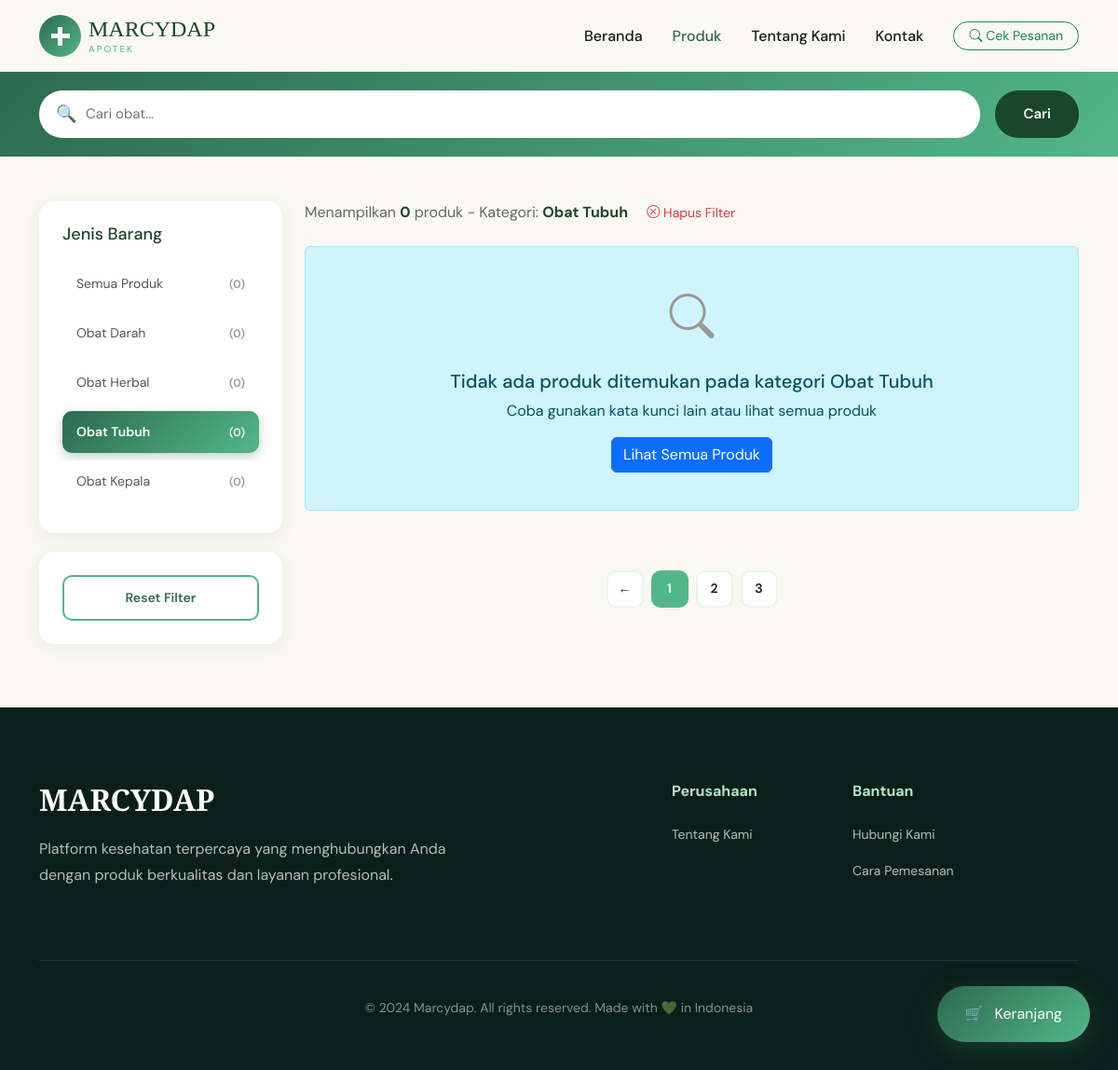
The page /main/produk.php?jenis=tubuh on the database as committed earlier.
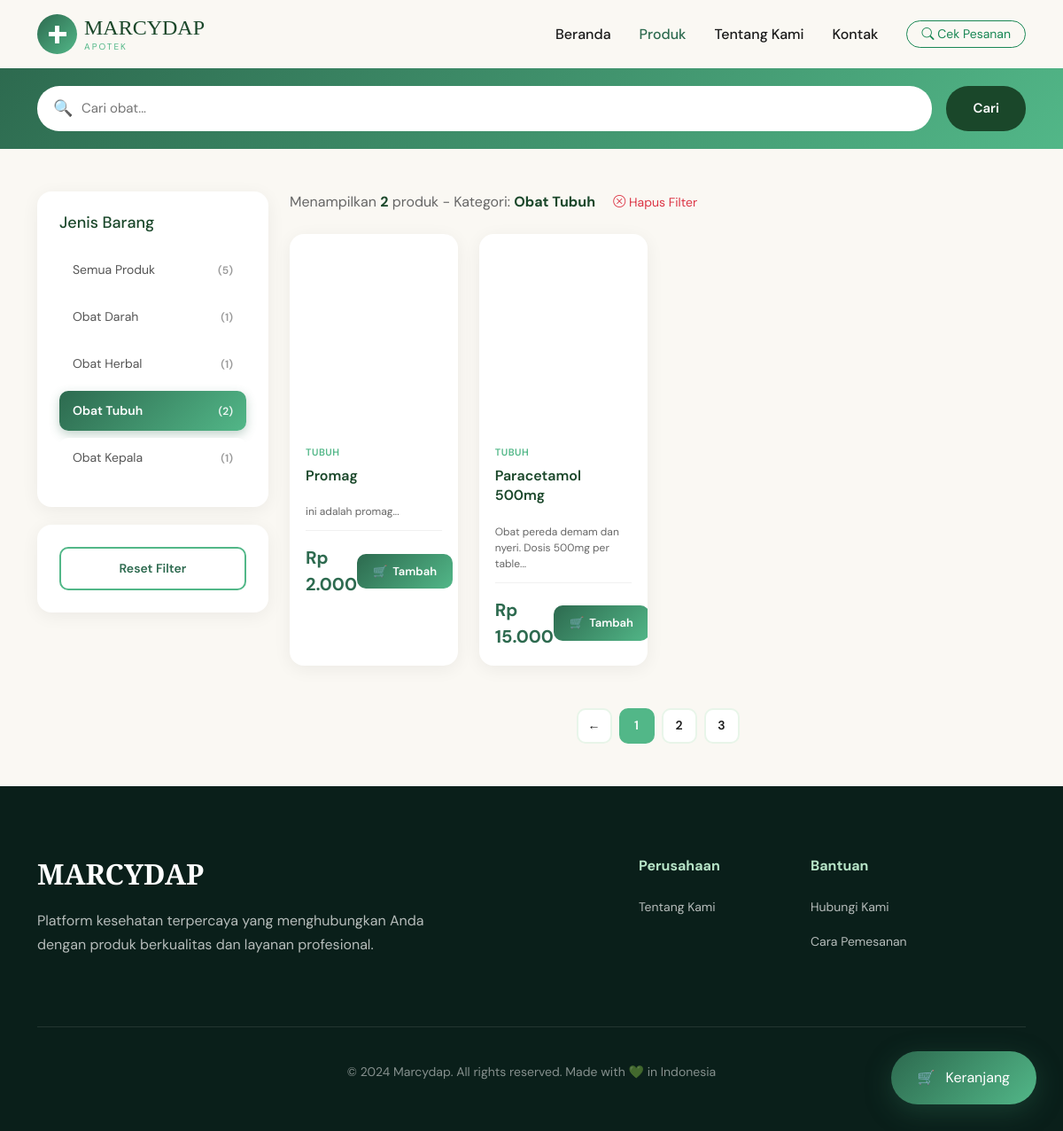
The same page on the database as committed later.
### tables this page shows
CREATE TABLE `barang` (
  `id_barang` int NOT NULL,
  `nama_barang` varchar(50) NOT NULL,
  `jenis_barang` enum('darah','herbal','kepala','tubuh') NOT NULL,
  `harga` varchar(100) NOT NULL,
  `deskripsi` text NOT NULL,
  `gambar` varchar(255) NOT NULL
);

### main/components/product-card.php (the view, shortened to what the changed rows need)
<?php
$harga_format = number_format($product['harga'], 0, ',', '.');
$gambar_src = '';
if (!empty($product['gambar'])) {
    $gambar_src = $product['gambar'];
}
?>
<div class="product-card">
    <a href="detail_produk.php?id=<?php echo $product['id_barang']; ?>" class="product-image-link">
        <div class="product-image" style="<?php if (!empty($gambar_src)) echo 'background-image: url(' . $gambar_src . '); background-size: cover; background-position: center;'; ?>">
        </div>
    </a>
    <div class="product-content">
        <div class="product-category"><?php echo htmlspecialchars($product['jenis_barang']); ?></div>
        <a href="detail_produk.php?id=<?php echo $product['id_barang']; ?>" class="product-title-link">
            <h3 class="product-title"><?php echo htmlspecialchars($product['nama_barang']); ?></h3>
        </a>
        <div class="product-meta">
            <span><?php echo substr(htmlspecialchars($product['deskripsi']), 0, 50); ?>...</span>
        </div>
        <div class="product-footer">
            <div>
                <span class="price-current">Rp <?php echo $harga_format; ?></span>
            </div>
            <form method="POST" style="margin:0;">
                <button type="submit" name="add_to_cart" class="add-btn">
                    <span>🛒</span>
                    <span>Tambah</span>
                </button>
            </form>
        </div>
    </div>
</div>

### main/produk.php (shortened to what the changed rows need)
<?php
include '../config/db.php';
$jenis_filter = isset($_GET['jenis']) ? mysqli_real_escape_string($db, $_GET['jenis']) : '';
$search_query = isset($_GET['search']) ? mysqli_real_escape_string($db, $_GET['search']) : '';
$query = "SELECT * FROM barang WHERE 1=1";
if (!empty($jenis_filter) && in_array($jenis_filter, ['darah', 'herbal', 'tubuh', 'kepala'])) {
    $query .= " AND jenis_barang = '$jenis_filter'";
}
$query .= " ORDER BY id_barang DESC";
$result = mysqli_query($db, $query);
$count_query = "SELECT jenis_barang, COUNT(*) as jumlah FROM barang GROUP BY jenis_barang";
$count_result = mysqli_query($db, $count_query);
$jenis_counts = [];
while ($row = mysqli_fetch_assoc($count_result)) {
    $jenis_counts[$row['jenis_barang']] = $row['jumlah'];
}
$total_semua = array_sum($jenis_counts);
?>
<!DOCTYPE html>
<html lang="id">
<head>
    <link href="https://cdn.jsdelivr.net/npm/bootstrap@5.3.0/dist/css/bootstrap.min.css" rel="stylesheet">
    <link rel="stylesheet" href="https://cdn.jsdelivr.net/npm/bootstrap-icons@1.10.0/font/bootstrap-icons.css">
    <link rel="stylesheet" href="css/produk.css">
</head>
<body>
    <div class="container">
        <div class="d-flex justify-content-between align-items-center py-3">
            <a href="dashboard.php" class="d-flex align-items-center gap-2 text-decoration-none">
                <div class="logo-text">
                    <h1>MARCYDAP</h1>
                </div>
            </a>
        </div>
    </div>
    <div class="container my-5">
        <div class="row g-4">
            <div class="col-lg-3">
                <div class="sidebar-sticky">
                    <div class="filter-section">
                        <div class="filter-option">
                            <a href="produk.php<?php echo !empty($search_query) ? '?search=' . urlencode($search_query) : ''; ?>"
                                class="filter-link <?php echo empty($jenis_filter) ? 'active' : ''; ?>">
                                <span> Semua Produk</span>
                                <span class="filter-count">(<?php echo $total_semua; ?>)</span>
                            </a>
                        </div>
                        <div class="filter-option">
                            <a href="produk.php?jenis=darah<?php echo !empty($search_query) ? '&search=' . urlencode($search_query) : ''; ?>"
                                class="filter-link <?php echo $jenis_filter == 'darah' ? 'active' : ''; ?>">
                                <span> Obat Darah</span>
                                <span class="filter-count">(<?php echo isset($jenis_counts['darah']) ? $jenis_counts['darah'] : 0; ?>)</span>
                            </a>
                        </div>
                        <div class="filter-option">
                            <a href="produk.php?jenis=herbal<?php echo !empty($search_query) ? '&search=' . urlencode($search_query) : ''; ?>"
                                class="filter-link <?php echo $jenis_filter == 'herbal' ? 'active' : ''; ?>">
                                <span> Obat Herbal</span>
                                <span class="filter-count">(<?php echo isset($jenis_counts['herbal']) ? $jenis_counts['herbal'] : 0; ?>)</span>
                            </a>
                        </div>
                        <div class="filter-option">
                            <a href="produk.php?jenis=tubuh<?php echo !empty($search_query) ? '&search=' . urlencode($search_query) : ''; ?>"
                                class="filter-link <?php echo $jenis_filter == 'tubuh' ? 'active' : ''; ?>">
                                <span> Obat Tubuh</span>
                                <span class="filter-count">(<?php echo isset($jenis_counts['tubuh']) ? $jenis_counts['tubuh'] : 0; ?>)</span>
                            </a>
                        </div>
                        <div class="filter-option">
                            <a href="produk.php?jenis=kepala<?php echo !empty($search_query) ? '&search=' . urlencode($search_query) : ''; ?>"
                                class="filter-link <?php echo $jenis_filter == 'kepala' ? 'active' : ''; ?>">
                                <span> Obat Kepala</span>
                                <span class="filter-count">(<?php echo isset($jenis_counts['kepala']) ? $jenis_counts['kepala'] : 0; ?>)</span>
                            </a>
                        </div>
                    </div>
                </div>
            </div>
            <div class="col-lg-9">
                <div class="mb-4">
                    <?php
                    $total_produk = mysqli_num_rows($result);
                    $filter_text = '';
                    if (!empty($jenis_filter)) {
                        $jenis_labels = [
                            'darah' => 'Obat Darah',
                            'herbal' => 'Obat Herbal',
                            'tubuh' => 'Obat Tubuh',
                            'kepala' => 'Obat Kepala'
                        ];
                        $filter_text = ' - Kategori: <strong>' . $jenis_labels[$jenis_filter] . '</strong>';
                    }
                    ?>
                    <div class="products-count">
                        Menampilkan <strong><?php echo $total_produk; ?></strong> produk<?php echo $filter_text; ?>
                        <?php if (!empty($jenis_filter) || !empty($search_query)) { ?>
                            <a href="produk.php" class="ms-3 text-danger" style="font-size: 14px; text-decoration: none;">
                                <i class="bi bi-x-circle"></i> Hapus Filter
                            </a>
                        <?php } ?>
                    </div>
                </div>
                <div class="row g-4">
                    <?php
                    if (mysqli_num_rows($result) > 0) {
                        while ($row = mysqli_fetch_assoc($result)) {
                            $product = $row;
                    ?>
                            <div class="col-xl-3 col-lg-4 col-md-6">
                                <?php include 'components/product-card.php'; ?>
                            </div>
                        <?php
                        }
                    } else {
                        $no_product_msg = 'Tidak ada produk ditemukan';
                        if (!empty($jenis_filter)) {
                            $jenis_labels = [
                                'darah' => 'Obat Darah',
                                'herbal' => 'Obat Herbal',
                                'tubuh' => 'Obat Tubuh',
                                'kepala' => 'Obat Kepala'
                            ];
                            $no_product_msg .= ' pada kategori ' . $jenis_labels[$jenis_filter];
                        }
                        ?>
                        <div class="col-12">
                            <div class="alert alert-info text-center" style="padding: 40px;">
                                <i class="bi bi-search" style="font-size: 48px; color: #999; display: block; margin-bottom: 20px;"></i>
                                <h5><?php echo $no_product_msg; ?></h5>
                                <p class="mb-3">Coba gunakan kata kunci lain atau lihat semua produk</p>
                                <a href="produk.php" class="btn btn-primary">Lihat Semua Produk</a>
                            </div>
                        </div>
                    <?php
                    }
                    ?>
                </div>
            </div>
        </div>
    </div>
</body>
</html>

Rows that differ between the two databases and show on the page:
added barang: jenis_barang "TUBUH", nama_barang "Promag", deskripsi "ini adalah promag", harga "2.000"
added barang: jenis_barang "TUBUH", nama_barang "Paracetamol 500mg", deskripsi "Obat pereda demam dan nyeri. Dosis 500mg per table", harga "15.000"
Other text that changed with them:
$total_semua: "0" → "5"
$jenis_counts['darah']: (not shown) → "1"
$jenis_counts['herbal']: (not shown) → "1"
$jenis_counts['tubuh']: (not shown) → "2"
$jenis_counts['kepala']: (not shown) → "1"
$total_produk: "0" → "2"
$no_product_msg: "Tidak ada produk ditemukan pada kategori Obat Tubuh" → (not shown)
text no longer shown: "0 0 0 0 Coba gunakan kata kunci lain atau lihat semua produk Lihat Semua Produk"
